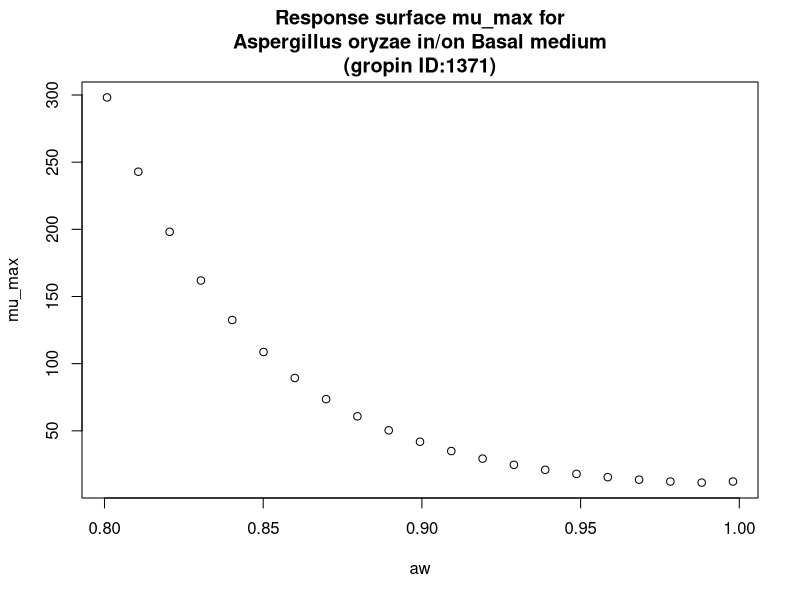

R code for this plot:
#############################
# start of Parameter script
#############################
aw <- seq(0.8008,0.998001998001998,length.out=21)
#############################
# end of Parameter script
#############################
############################# 
# start of Model script Gropin ID 1371 
#############################
 
# constant coefficients for this model
 
variables <- data.frame(aw)
argumentsPar <- expand.grid(variables)
 
# heart of the model
response_surface <- function(aw) {
   mumax <-exp(2.682-5.124*sqrt(1-aw)+26.62*(sqrt(1-aw))^2)

return(mumax=mumax)
} 

# output parameters
mumax <- cbind(argumentsPar,response_surface(argumentsPar['aw']))
colnames(mumax) <- c(colnames(argumentsPar),'mumax')
#############################
# End of Model script
#############################
############################# 
# start of Visualisation script Gropin ID 1371 
#############################
plot(aw,mumax$mumax,
                          xlab='aw',
                          ylab='mu_max',main='Response surface mu_max for
Aspergillus oryzae in/on Basal medium
(gropin ID:1371)')
#############################
# End of Visualisation script
#############################
